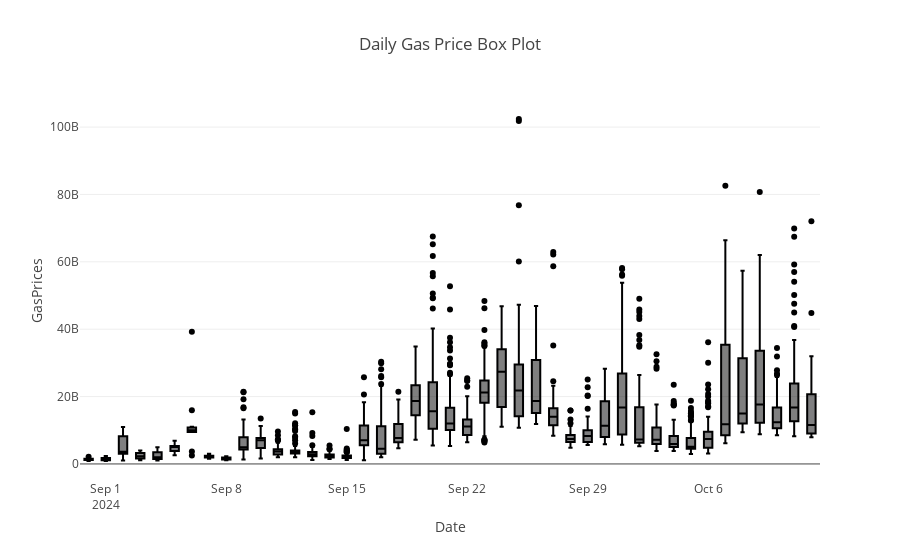

The notebook cell saved with this chart:
### Code cell
daily_gas_price = our_upkeep_df.groupby(our_upkeep_df.index.date)["gasPrice"]

# Convert to DataFrame for easier plotting
daily_gas_price_df = daily_gas_price.apply(list).reset_index()
daily_gas_price_df.columns = ["Date", "GasPrices"]

# Explode the list of gas prices for each day to separate rows for box plot compatibility
exploded_df = daily_gas_price_df.explode("GasPrices")
exploded_df["GasPrices"] = exploded_df["GasPrices"].astype(float)  # Ensure data is numeric

# Generate a box plot in Plotly
fig = px.box(exploded_df, x="Date", y="GasPrices", title="Daily Gas Price Box Plot")

# Show the plot
fig.show()

### Figure 1 — Plotly figure (JSON) as saved in the notebook; plotly's stock layout.template omitted (floating-point values rounded to 4 significant figures; data arrays with more than 128 entries replaced by an {"elided": "..."} marker saying what was removed)
{"data": [{"alignmentgroup": "True", "hovertemplate": "Date=%{x}<br>GasPrices=%{y}<extra></extra>", "legendgroup": "", "marker": {"color": "#000001"}, "name": "", "notched": false, "offsetgroup": "", "orientation": "v", "showlegend": false, "type": "box", "x": {"elided": "2720 str values"}, "x0": " ", "xaxis": "x", "y": {"elided": "2720 int values"}, "y0": " ", "yaxis": "y"}], "layout": {"boxmode": "group", "legend": {"tracegroupgap": 0}, "title": {"text": "Daily Gas Price Box Plot"}, "xaxis": {"anchor": "y", "domain": [0, 1], "title": {"text": "Date"}}, "yaxis": {"anchor": "x", "domain": [0, 1], "title": {"text": "GasPrices"}}}}
